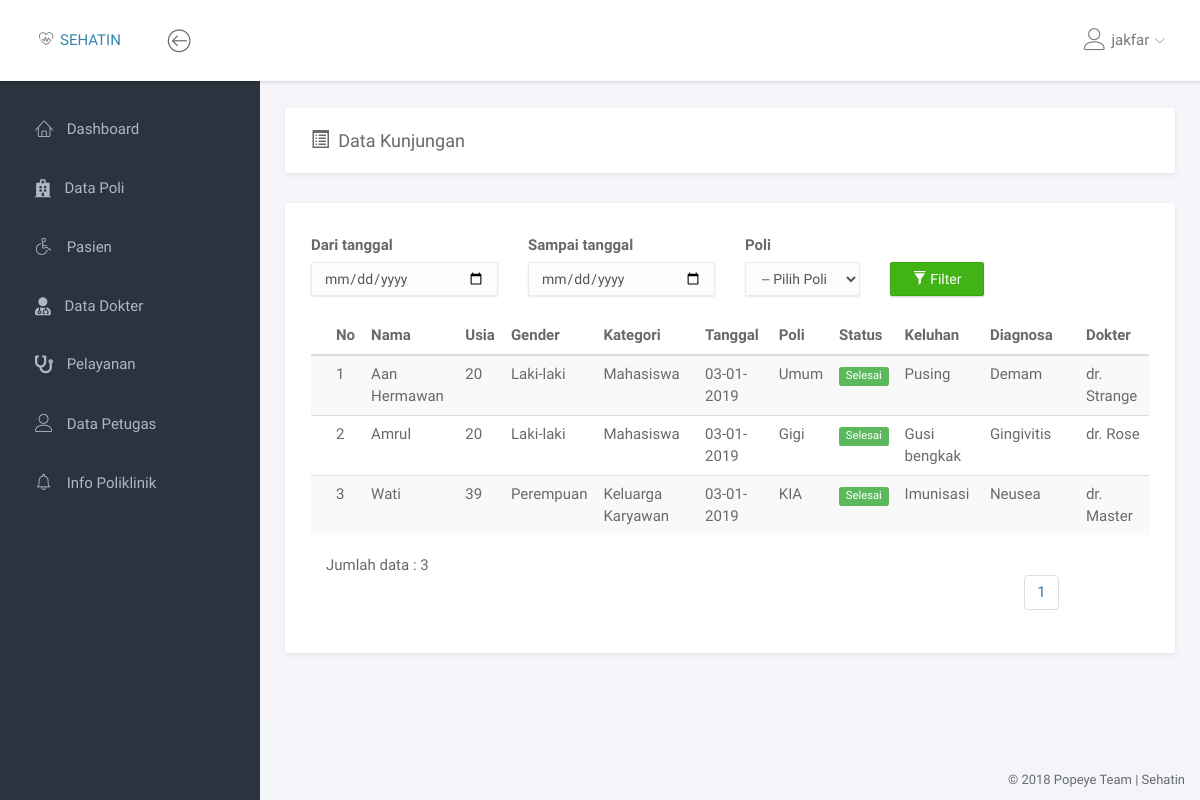
The page /kunjungan/semua_kunjungan.php (signed in) on the database its author committed.
### tables this page shows
CREATE TABLE `pasien` (
  `id_pasien` int(11) NOT NULL,
  `no_identitas` varchar(16) NOT NULL,
  `nama` varchar(50) NOT NULL,
  `tmpt_lahir` varchar(30) NOT NULL,
  `tgl_lahir` date NOT NULL,
  `gender` enum('Laki-laki','Perempuan') NOT NULL,
  `alamat` varchar(60) NOT NULL,
  `no_hp` varchar(13) NOT NULL,
  `pendidikan` varchar(5) NOT NULL,
  `status_perkawinan` enum('Belum Kawin','Kawin') NOT NULL,
  `kategori` enum('Umum','Karyawan','Keluarga Karyawan','Mahasiswa') NOT NULL
);

### kunjungan/semua_kunjungan.php (the view, shortened to what this page needs)
<!doctype html>
<html lang="en">
<head>
<link rel="stylesheet" href="../assets/vendor/bootstrap/css/bootstrap.min.css">
<link rel="stylesheet" href="../assets/vendor/font-awesome/css/font-awesome.min.css">
<link rel="stylesheet" href="../assets/vendor/linearicons/style.css">
<link rel="stylesheet" href="../assets/vendor/chartist/css/chartist-custom.css">
<link rel="stylesheet" href="../assets/css/main.css">
</head>
<body>
<div id="wrapper">
  <?php
  include '../dashboard/navbar.php';
  include '../dashboard/left_sidebar.php';
  ?>
  <div class="main">
    <div class="main-content">
      <div class="container-fluid">
        <div class="panel">
          <div class="panel-heading">
           <div class="row">
             <div class="col-md-4">
              <h1 class="panel-title"><i class="glyphicon glyphicon-list-alt"></i>&ensp;Data Kunjungan</h1>
             </div>
             <div class="col-md-1 col-md-offset-7">
             </div>
           </div>
          </div>
        </div>
        <div class="row">
          <div class="col-md-12">
            <div class="panel">
              <br>
                  <div class="panel-body">
                    <form action="" method="GET">
                      <div class="row">
                        <div class="col-md-3">
                          <label for="">Dari tanggal</label>
                          <input type="date" name="dari" class="form-control" value="<?php echo(isset($_GET['dari']) ? $_GET['dari'] : "" ) ?>">
                        </div>
                        <div class="col-md-3">
                          <label for="">Sampai tanggal</label>
                          <input type="date" name="sampai" class="form-control" value="<?php echo(isset($_GET['sampai']) ? $_GET['sampai'] : "" ) ?>">
                        </div>
                        <div class="col-md-2">
                          <label for="">Poli</label>
                          <select name="poli" class="form-control">
                            <option value="">-- Pilih Poli --</option>
                          </select>
                        </div>
                        <div class="col-md-2">
                          <br>
                          <button style="margin-top: 5px;" type="submit" name="submit" value="submit" class="btn btn-success"><i class="glyphicon glyphicon-filter"></i>&nbsp;Filter</button>
                        </div>
                      </div>
                    </form>
                    <br>
                    <div class="table-responsive">
                      <table class="table table-striped table-hover">
                        <thead>
                          <tr>
                            <th>No</th>
                            <th>Nama</th>
                            <th>Usia</th>
                            <th>Gender</th>
                            <th>Kategori</th>
                            <th>Tanggal</th>
                            <th>Poli</th>
                            <th>Status</th>
                            <th>Keluhan</th>
                            <th>Diagnosa</th>
                            <th>Dokter</th>
                          </tr>
                        </thead>
                        <tbody>
                          <?php
                          $no = 1;
                          if (isset($_GET['submit'])) {
                            if (!empty($_GET['dari']) && !empty($_GET['sampai']) && !empty($_GET['poli'])) {
                               $query = "SELECT DISTINCT p.*, a.status, a.waktu, a.keluhan, poli.poli, dg.diagnosa, d.nm_dokter FROM pasien p INNER JOIN antrian a ON a.id_pasien = p.id_pasien INNER JOIN poli ON a.id_poli = poli.id_poli INNER JOIN pemeriksaan pm ON pm.id_antrian = a.id_antrian INNER JOIN dokter d ON d.id_dokter = pm.id_dokter INNER JOIN diagnosa dg ON dg.id_diagnosa = pm.id_diagnosa WHERE a.waktu BETWEEN '$_GET[dari] 00:00:00' AND '$_GET[sampai] 23:59:59' AND a.id_poli = '$_GET[poli]' ORDER BY a.waktu ASC";
                            }
                            elseif (!empty($_GET['dari']) && !empty($_GET['sampai']) && empty($_GET['poli'])) {
                              $query = "SELECT DISTINCT p.*, a.status, a.waktu, a.keluhan, poli.poli, dg.diagnosa, d.nm_dokter FROM pasien p INNER JOIN antrian a ON a.id_pasien = p.id_pasien INNER JOIN poli ON a.id_poli = poli.id_poli INNER JOIN pemeriksaan pm ON pm.id_antrian = a.id_antrian INNER JOIN dokter d ON d.id_dokter = pm.id_dokter INNER JOIN diagnosa dg ON dg.id_diagnosa = pm.id_diagnosa WHERE a.waktu BETWEEN '$_GET[dari] 00:00:00' AND '$_GET[sampai] 23:59:59' ORDER BY a.waktu ASC";
                            }
                            elseif( empty($_GET['dari']) && empty($_GET['sampai']) && !empty($_GET['poli'])) {
                              $query = "SELECT DISTINCT p.*, a.status, a.waktu, a.keluhan, poli.poli, dg.diagnosa, d.nm_dokter FROM pasien p INNER JOIN antrian a ON a.id_pasien = p.id_pasien INNER JOIN poli ON a.id_poli = poli.id_poli INNER JOIN pemeriksaan pm ON pm.id_antrian = a.id_antrian INNER JOIN dokter d ON d.id_dokter = pm.id_dokter INNER JOIN diagnosa dg ON dg.id_diagnosa = pm.id_diagnosa WHERE a.id_poli = '$_GET[poli]' ORDER BY a.waktu ASC";
                            }
                          }
                          else{
                            $halaman = 10;
                            $page = isset($_GET['halaman']) ? (int)$_GET['halaman'] : 1;
                            $mulai = ($page > 1) ? ($page * $halaman) - $halaman : 0;
                            $query = "SELECT DISTINCT p.*, a.status, a.waktu, a.keluhan, poli.poli, dg.diagnosa, d.nm_dokter FROM pasien p INNER JOIN antrian a ON a.id_pasien = p.id_pasien INNER JOIN poli ON a.id_poli = poli.id_poli INNER JOIN pemeriksaan pm ON pm.id_antrian = a.id_antrian INNER JOIN dokter d ON d.id_dokter = pm.id_dokter INNER JOIN diagnosa dg ON dg.id_diagnosa = pm.id_diagnosa ORDER BY a.waktu ASC LIMIT $mulai, $halaman";
                            $ttl = mysqli_query($con, "SELECT COUNT(*) AS jml_pasien FROM antrian");
                            $jml_pasien = mysqli_fetch_assoc($ttl);
                            $pages = ceil($jml_pasien['jml_pasien'] / $halaman);
                            $no = $mulai + 1;
                          }
                          $result = mysqli_query($con, $query);
                          $jml = mysqli_num_rows($result);
                          foreach ($result as $val) {
                            $today = new DateTime();
                            $tgl_lahir = new DateTime($val['tgl_lahir']);
                            $usia = $today->diff($tgl_lahir)->y;
                            $t = explode(" ", $val['waktu']);
                            $time = date("d-m-Y", strtotime($t[0]));
                            echo "<tr>
                            <td>$no</td>
                            <td>$val[nama]</td>
                            <td>$usia</td>
                            <td>$val[gender]</td>
                            <td>$val[kategori]</td>
                            <td>$time</td>
                            <td>$val[poli]</td>
                            <td><span class='label label-success'>$val[status]</span></td>
                            <td>$val[keluhan]</td>
                            <td>$val[diagnosa]</td>
                            <td>$val[nm_dokter]</td>
                            </tr>
                            ";
                            $no++;
                          }
                          ?>
                        </tbody>
                      </table>
                    </div>
                    <div class="rows">
                    <div class="col-md-2">
                      <span>Jumlah data : <?php echo $jml ?></span>
                    </div>
                    <?php if (!isset($_GET['submit'])): ?>
                      <div class="col-md-2 col-md-offset-8">
                        <ul class="pagination">
                          <?php for ($i=1; $i <= $pages ; $i++) { ?>
                            <li> <a href="?halaman=<?php echo $i ?>" class="<?php echo $i==$_GET['halaman'] ? 'active' : '' ?>"> <?php echo $i ?> </a> </li>
                          <?php } ?>
                        </ul>
                      </div>
                    <?php endif; ?>
                    </div>
              </div>
            </div>
          </div>
        </div>
      </div>
    </div>
  </div>
  <?php include '../dashboard/footer.php'; ?>
  </div>
</body>
</html>

### assets/css/main.css (style rules this page uses)
html { position: relative; min-height: 100%; }
body { background-color: #F3F5F8; font-family: "Source Sans Pro", sans-serif; font-size: 15px; color: #676a6d; }
a { color: #3287B2; }
th { font-weight: 600; }
#wrapper .main { -webkit-transition: all 0.3s ease-in-out; -moz-transition: all 0.3s ease-in-out; -ms-transition: all 0.3s ease-in-out; -o-transition: all 0.3s ease-in-out; transition: all 0.3s ease-in-out; width: calc(100% - 260px); left: 0; position: relative; float: right; background-color: #f5f5fa; }
#wrapper #sidebar-nav, #wrapper .main { padding-top: 80px; }
.main-content { padding: 28px 10px; }
.form-control { -moz-box-shadow: 0px 1px 2px 0 rgba(0, 0, 0, 0.1); -webkit-box-shadow: 0px 1px 2px 0 rgba(0, 0, 0, 0.1); box-shadow: 0px 1px 2px 0 rgba(0, 0, 0, 0.1); -webkit-border-radius: 2px; -moz-border-radius: 2px; border-radius: 2px; border-color: #eaeaea; background-color: #fcfcfc; }
.btn { -webkit-border-radius: 2px; -moz-border-radius: 2px; border-radius: 2px; -moz-box-shadow: 0px 1px 2px 0 rgba(0, 0, 0, 0.2); -webkit-box-shadow: 0px 1px 2px 0 rgba(0, 0, 0, 0.2); box-shadow: 0px 1px 2px 0 rgba(0, 0, 0, 0.2); padding: 6px 22px; }
.btn-success { background-color: #41B314; border-color: #3ca512; }
.panel { -webkit-border-radius: 3px; -moz-border-radius: 3px; border-radius: 3px; -moz-box-shadow: 0 2px 6px rgba(0, 0, 0, 0.08); -webkit-box-shadow: 0 2px 6px rgba(0, 0, 0, 0.08); box-shadow: 0 2px 6px rgba(0, 0, 0, 0.08); background-color: #fff; margin-bottom: 30px; }
.panel .panel-heading, .panel .panel-body, .panel .panel-footer { padding-left: 25px; padding-right: 25px; }
.panel .panel-heading { padding-top: 20px; padding-bottom: 20px; position: relative; }
.panel .panel-heading .panel-title { margin: 0; font-size: 18px; font-weight: 300; }
.panel .panel-body { padding-top: 10px; padding-bottom: 15px; }
.panel .table > thead > tr > td:first-child, .panel .table > thead > tr > th:first-child, .panel .table > tbody > tr > td:first-child, .panel .table > tbody > tr > th:first-child, .panel .table > tfoot > tr > td:first-child, .panel .table > tfoot > tr > th:first-child { padding-left: 25px; }
.panel .table > thead > tr > td:last-child, .panel .table > thead > tr > th:last-child, .panel .table > tbody > tr > td:last-child, .panel .table > tbody > tr > th:last-child, .panel .table > tfoot > tr > td:last-child, .panel .table > tfoot > tr > th:last-child { padding-left: 25px; }
.label { font-weight: normal; }

### rows shown on the page
pasien: nama "Aan Hermawan", gender "Laki-laki", kategori "Mahasiswa", time "03-01-2019", val "Umum", val "Selesai", val "Pusing", val "Demam", val "dr. Strange"
pasien: nama "Amrul", gender "Laki-laki", kategori "Mahasiswa", time "03-01-2019", val "Gigi", val "Selesai", val "Gusi bengkak", val "Gingivitis", val "dr. Rose"
pasien: nama "Wati", gender "Perempuan", kategori "Keluarga Karyawan", time "03-01-2019", val "KIA", val "Selesai", val "Imunisasi", val "Neusea", val "dr. Master"

### other values the page prints
$_SESSION['username'] "jakfar"
$jml "3"
